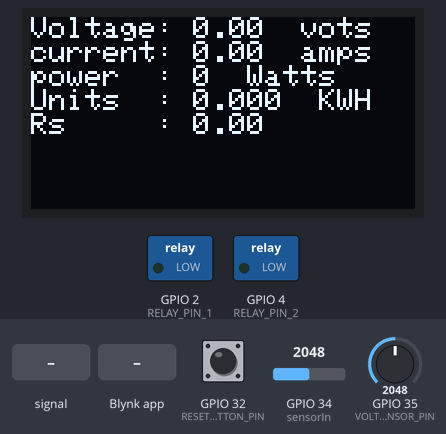
This sketch was run on a simulated ESP32. Parts: 128×64 one-colour display, switched loads named in the sketch (green lamp = pin HIGH). The test bench sets the inputs (shaded band); at power-on: GPIO 34 (sensorIn) = 2048, GPIO 32 (RESET_BUTTON_PIN) HIGH, GPIO 35 (VOLTAGE_SENSOR_PIN) = 2048 (analog values on the 0–4095 scale). WiFi joins after 1.5 s; servers stay silent unless stated; the display library's start-up logo is not drawn; what the sketch prints to the serial monitor is not drawn.

Above: at 5.5 s.
5.6 s: GPIO 34 (sensorIn) fed a 200 Hz sine of ±327 counts around its level
At 9.1 s:
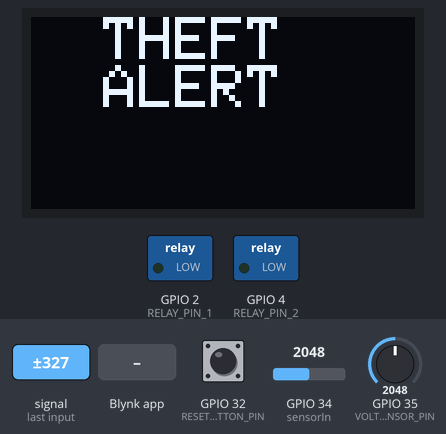
10.2 s: Blynk app writes 1 to V0
At 14.6 s:
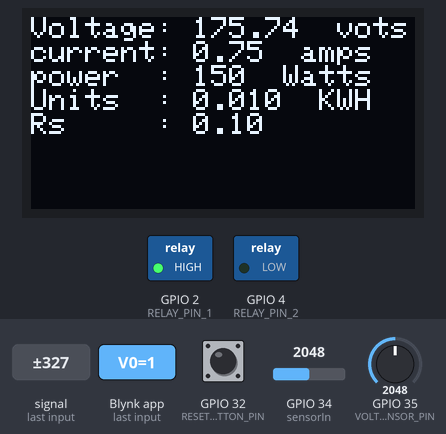
14.8 s: Blynk app writes 1 to V1
At 17.8 s:
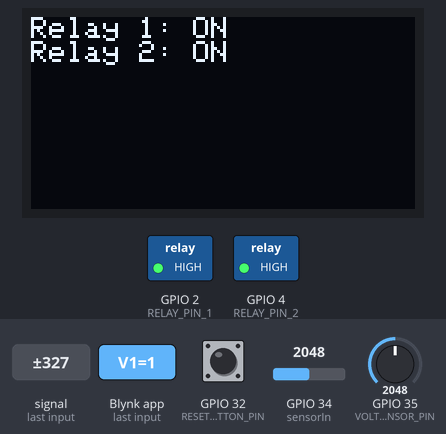
19.4 s: Blynk app writes 0 to V0
At 21.4 s:
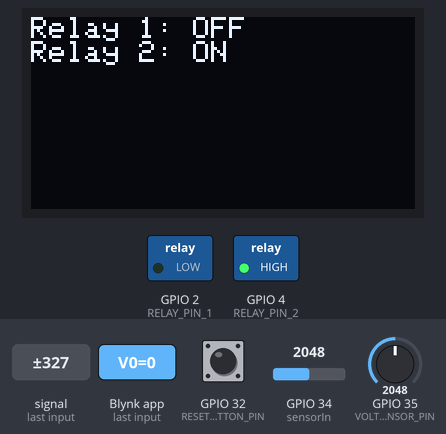
24.0 s: Blynk app writes 0 to V1
At 27.9 s:
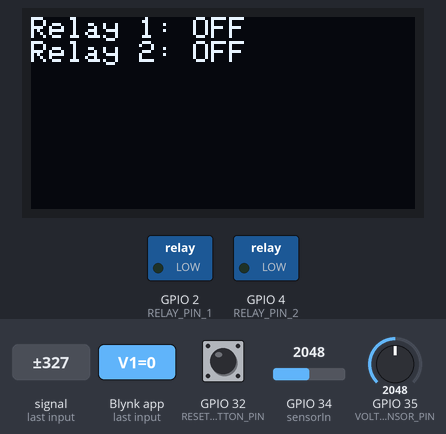
28.6 s: GPIO 34 (sensorIn) set to 2866
At 34.0 s:
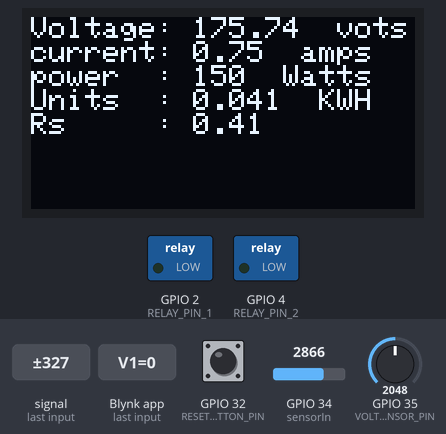
Timing chart, 0 to 34.2 s (numbered marks = the images above; inputs shaded):
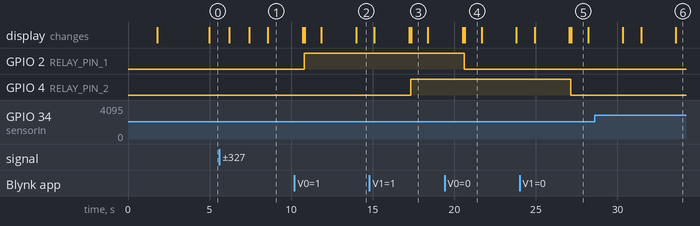

Measured:
- after the input at 5.6 s, the display: first changes after 0.62 s (image 1 shows a later state)
- after the input at 10.2 s, GPIO 2 (RELAY_PIN_1): LOW → HIGH after 0.60 s; the display: first differs from a run without the input after 0.63 s (image 2 shows a later state)
- after the input at 14.8 s, GPIO 4 (RELAY_PIN_2): LOW → HIGH after 2.5 s; the display: first differs from a run without the input after 2.6 s (image 3)
- after the input at 19.4 s, GPIO 2 (RELAY_PIN_1): HIGH → LOW after 1.2 s; the display: first differs from a run without the input after 1.2 s (image 4)
- after the input at 24.0 s, GPIO 4 (RELAY_PIN_2): HIGH → LOW after 3.2 s; the display: first differs from a run without the input after 3.2 s (image 5)
- what the display in image 3 shows lasts 1.0 s, from 17.4 s to 18.4 s

The sketch:

iot_monitoring_and_billing_final.ino
```cpp
/* Fill-in information from Blynk Device Info here */
#define BLYNK_TEMPLATE_ID           "TMPL3Fixv11NV"
#define BLYNK_TEMPLATE_NAME         "iotmonitring"
#define BLYNK_AUTH_TOKEN            "EGdXYvcTNB_UjQ4rNX9t4p98aCTCzyDq"

/* Comment this out to disable prints and save space */
#define BLYNK_PRINT Serial

// Global variables
double tariffRate = 10; // Tariff rate per kWh
float currentReadings[5] = {0}; // Array to store the last 5 current readings
int currentReadIndex = 0; // Index for the current readings array
double averageAmpsRMS = 0; // Average current in Amps RMS


#include <WiFi.h>
#include <WiFiClient.h>
#include <BlynkSimpleEsp32.h>
#include <Wire.h>
#include <Adafruit_GFX.h>
#include <Adafruit_SSD1306.h>
// Your WiFi credentials.
// Set password to "" for open networks.
char ssid[] = "Hi";
char pass[] = "123456789";
#define RELAY_PIN_1 2 // Digital pin connected to the first relay module
#define RELAY_PIN_2 4 // Digital pin connected to the second relay module
#define RESET_BUTTON_PIN 32  // GPIO pin connected to the reset button

// OLED display width and height, for a 128x64 display
#define SCREEN_WIDTH 128
#define SCREEN_HEIGHT 64
// OLED reset pin (not used in many cases)
#define OLED_RESET    -1
Adafruit_SSD1306 display(SCREEN_WIDTH, SCREEN_HEIGHT, &Wire, OLED_RESET);

const int sensorIn = 34;
int mVperAmp = 150;  // Calibration for ACS712 5A model
int Watt = 0;
double Voltage = 0;
double VRMS = 0;
double AmpsRMS = 0;
#define VOLTAGE_SENSOR_PIN 35

volatile double totalUnitsConsumed = 0.0;
volatile double amountDue = 0.0;
int vol;
#define VOLTAGE_SENSOR_PIN 35
#define NUM_READINGS 5
unsigned long theftStartMillis = 0; // Stores the time when theft condition starts
bool isTheftConditionActive = false; // Indicates if the theft condition is currently met

float voltageReadings[NUM_READINGS]; // Array to store voltage readings
int readIndex = 0;                   // Index for inserting the next reading
float averageVoltage = 0;            // To store the calculated average
float sumVoltage = 0;                // Sum of the current window of readings
void setup() {
  Serial.begin(115200);
  Blynk.begin(BLYNK_AUTH_TOKEN, ssid, pass);

  pinMode(RELAY_PIN_1, OUTPUT);
  pinMode(RELAY_PIN_2, OUTPUT);
  pinMode(RESET_BUTTON_PIN, INPUT_PULLUP);  // Initialize the reset button pin as input with pull-up
  pinMode(VOLTAGE_SENSOR_PIN, INPUT);
  analogReadResolution(12); // Set the ADC resolution to 12 bits

for (int i = 0; i < 5; i++) {
    currentReadings[i] = 0;
  }
  // Initialize with the I2C addr 0x3C (for the 128x64)
  if(!display.begin(SSD1306_SWITCHCAPVCC, 0x3C)) {
    Serial.println(F("SSD1306 allocation failed"));
    for(;;); // Don't proceed, loop forever
  }
  display.display();
  delay(2000); // Pause for 2 seconds

  // Clear the buffer
  display.clearDisplay();
  display.setTextSize(1);      // Normal 1:1 pixel scale
  display.setTextColor(WHITE); // Draw white text
  display.setCursor(0,0);      // Start at top-left corner
  for (int i = 0; i < NUM_READINGS; i++) {
    voltageReadings[i] = 0.0; // Initialize all elements to 0.0
  }
}

void loop() {
  Blynk.run();
  Voltage = getVPP();
  VRMS = (Voltage / 2.0) * 0.707;
  AmpsRMS = ((VRMS * 1000) / mVperAmp) - 0.30;
  if (AmpsRMS < 0) AmpsRMS = 0; // Correct negative readings


  // Update current readings and compute average
  currentReadings[currentReadIndex] = AmpsRMS;
  currentReadIndex = (currentReadIndex + 1) % 5;
  averageAmpsRMS = 0;
  for (int i = 0; i < 5; i++) {
    averageAmpsRMS += currentReadings[i];
  }
  averageAmpsRMS /= 5;

  float sensorValue = analogRead(VOLTAGE_SENSOR_PIN);
  float voltage=(sensorValue * (3.3 / 4095.0) * 234.26)/2.2;
   // Update the rolling sum subtracting the oldest value and adding the new one
  sumVoltage -= voltageReadings[readIndex];
  voltageReadings[readIndex] = voltage;
  sumVoltage += voltageReadings[readIndex];

  // Update read index and wrap around if necessary
  readIndex = (readIndex + 1) % NUM_READINGS;

  // Calculate the average
  averageVoltage = sumVoltage / NUM_READINGS;
  if(averageVoltage>150)
  {
    averageVoltage=averageVoltage;
  }
  else{
    averageVoltage=0;
  }

  // Calculate power and update total energy consumption
  Watt = (averageAmpsRMS * 240 / 1.2);
  double unitsConsumed = (Watt / 1000.0) * (100.0 / 3600.0); // kWh
  totalUnitsConsumed += unitsConsumed;

  // Calculate the amount to be charged based on units consumed
  double amountDue = totalUnitsConsumed * tariffRate;
if (digitalRead(RESET_BUTTON_PIN) == LOW) {  // Check if the button is pressed
    resetAmount();  // Call the function to reset the amount
  }

 if (totalUnitsConsumed >= 0.2 && totalUnitsConsumed <= 0.22)
 {
  Blynk.logEvent("amount");
   display.clearDisplay();
  display.setTextSize(2);
  display.setTextColor(WHITE);
  display.setCursor(0,0);
  display.println("  HIGH");
  display.println(" AMOUNT ");
  display.println("  ALERT");
  display.display();
    delay(2000);

}
if (averageAmpsRMS > 0.41)
{
  Blynk.logEvent("theft");
     display.clearDisplay();
  display.setTextSize(2);
  display.setTextColor(WHITE);
  display.setCursor(0,0);
  display.println("  THEFT   ");
  display.println("  ALERT");

  display.display();
  delay(2000);
 }

    delay(100);

  // Blynk app updates
  Blynk.virtualWrite(V2, averageAmpsRMS);
  Blynk.virtualWrite(V3, totalUnitsConsumed);
  Blynk.virtualWrite(V4, amountDue);

  // Serial Monitor Output
  Serial.print("Current (Amps RMS): ");
  Serial.println(averageAmpsRMS);
  Serial.print("Power (Watts): ");
  Serial.println(Watt);
  Serial.print("Total Units (kWh): ");
  Serial.println(totalUnitsConsumed);
  Serial.print("Amount Due ($): ");
  Serial.println(amountDue);

  // OLED Display
  display.clearDisplay();
  display.setTextSize(1); // Increase text size for better readability
  display.setCursor(0,0);
  display.print("Voltage: ");
  display.print(averageVoltage);
    display.println("  vots");
  display.print("current: ");
  display.print(averageAmpsRMS);
    display.println("  amps");
  display.print("power  : ");
  display.print(Watt);
    display.println("  Watts");
  display.print("Units  : ");
  display.print(totalUnitsConsumed, 3);
    display.println("  KWH");
 // Display units with 3 decimal places
  display.print("Rs     : ");
  display.println(amountDue, 2); // Display amount with 2 decimal places
  display.display();

  delay(100);
}

void updateOledDisplay(bool relay1Status, bool relay2Status) {
  display.clearDisplay();
  display.setCursor(0,0);
  display.print("Relay 1: ");
  display.println(relay1Status ? "ON" : "OFF");
  display.print("Relay 2: ");
  display.println(relay2Status ? "ON" : "OFF");
  display.display();
}
BLYNK_WRITE(V0) {
  bool value = param.asInt(); // Get the value from the Blynk app (0 or 1)
  digitalWrite(RELAY_PIN_1, value);
  updateOledDisplay(value, digitalRead(RELAY_PIN_2));
}

BLYNK_WRITE(V1) {
  bool value = param.asInt(); // Get the value from the Blynk app (0 or 1)
  digitalWrite(RELAY_PIN_2, value);
  updateOledDisplay(digitalRead(RELAY_PIN_1), value);
}

float getVPP() {
  float result;
  int readValue;
  int maxValue = 0;
  int minValue = 4096;

  uint32_t start_time = millis();
  while((millis() - start_time) < 1000) {
    readValue = analogRead(sensorIn);
    if(readValue > maxValue) {
      maxValue = readValue;
    }
    if(readValue < minValue) {
      minValue = readValue;
    }
  }

  result = ((maxValue - minValue) * 3.3) / 4096.0;
  return result;
}
void resetAmount() {
  totalUnitsConsumed = 0.0;
  amountDue = 0.0;
  Blynk.virtualWrite(V3, totalUnitsConsumed);  // Update Blynk value
  Blynk.virtualWrite(V4, amountDue);  // Update Blynk value

  Serial.println("Amount and units reset to zero.");
}
```

test.c
```cpp
#include <LoRa.h>

const int Signal_LED = 3;   // indicator LED
const int LED = 4;   // relay 1

String inString = "";    // string to hold input
int val = 0;
int SyncWord = 0x22;

void setup() {
  Serial.begin(9600);
  pinMode(Signal_LED,OUTPUT);
  pinMode(LED,OUTPUT);

  digitalWrite(Signal_LED , LOW);
  digitalWrite(LED , HIGH);

  while (!Serial);
  Serial.println("LoRa Receiver");
  if (!LoRa.begin(433E6)) { // or 915E6
    Serial.println("Starting LoRa failed!");
    while (1);
  }
   LoRa.setSpreadingFactor(12);           // ranges from 6-12,default 7 see API docs
   LoRa.setSignalBandwidth(62.5E3);           // for -139dB (page - 112)
   LoRa.setCodingRate4(8);                   // for -139dB (page - 112)
   LoRa.setSyncWord(SyncWord);           // ranges from 0-0xFF, default 0x12, see API docs
/*
  Serial.print("current spreading factor : ");
  Serial.println(LoRa.getSpreadingFactor());
  Serial.print("current bandwidth : ");
  Serial.println(LoRa.getSignalBandwidth());
  Serial.println("LoRa init succeeded.");
  */
}
bool i=0;
int priviousValue = 0;
int liveValue = 0;

void loop() {
  // try to parse packet
  int packetSize = LoRa.parsePacket();
  if (packetSize) {
    // read packet
    while (LoRa.available())
    {
      int inChar = LoRa.read();
      inString += (char)inChar;
      val = inString.toInt();
      digitalWrite(Signal_LED , HIGH);
      delay(10);
      digitalWrite(Signal_LED , LOW);
      delay(10);
    }
    inString = "";
    LoRa.packetRssi();
  }

  Serial.println(val);
  liveValue = val;

  if(priviousValue != liveValue)
  {
    priviousValue = liveValue;

    if(val == 11)
    {
      digitalWrite(LED , LOW);
    }

    if(val == 22)
    {
      digitalWrite(LED , HIGH);
    }


  }
  delay(50);
}
```
